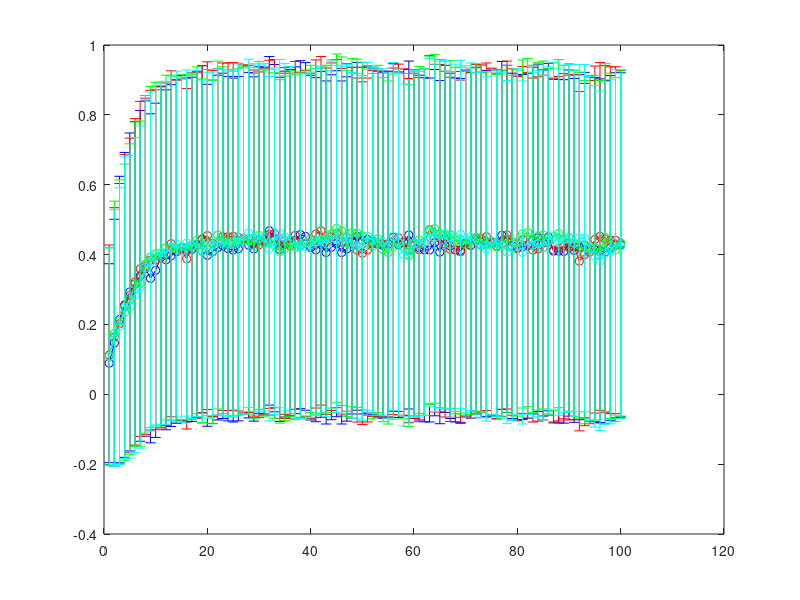

MATLAB code for this plot:
clc
clear all

load testIncSH2.mat;
twoReward = rewLO30H{100};
clear rewNorm30H;

load testIncSH5.mat;
fiveReward = rewLO30H{100};
clear rewNorm30H;

load testIncSH10.mat;
tenReward = rewLO30H{100};
clear rewNorm30H;

load testIncSH30.mat;
thirtyReward = rewLO30H{100};
clear rewNorm30H;

m2 = mean(twoReward,1)
s2 = std(twoReward,1)

m5 = mean(fiveReward,1);
s5 = std(fiveReward,1);

m10 = mean(tenReward,1);
s10 = std(tenReward,1);

m30 = mean(thirtyReward,1);
s30 = std(thirtyReward,1);

figure;
errorbar(m2,s2,'bo-');
hold on;
errorbar(m5,s5,'ro-');
hold on;
errorbar(m10,s10,'go-');
hold on
errorbar(m30,s30,'co-');
            
sum(m2)
sum(m5)
sum(m10)
sum(m30)

